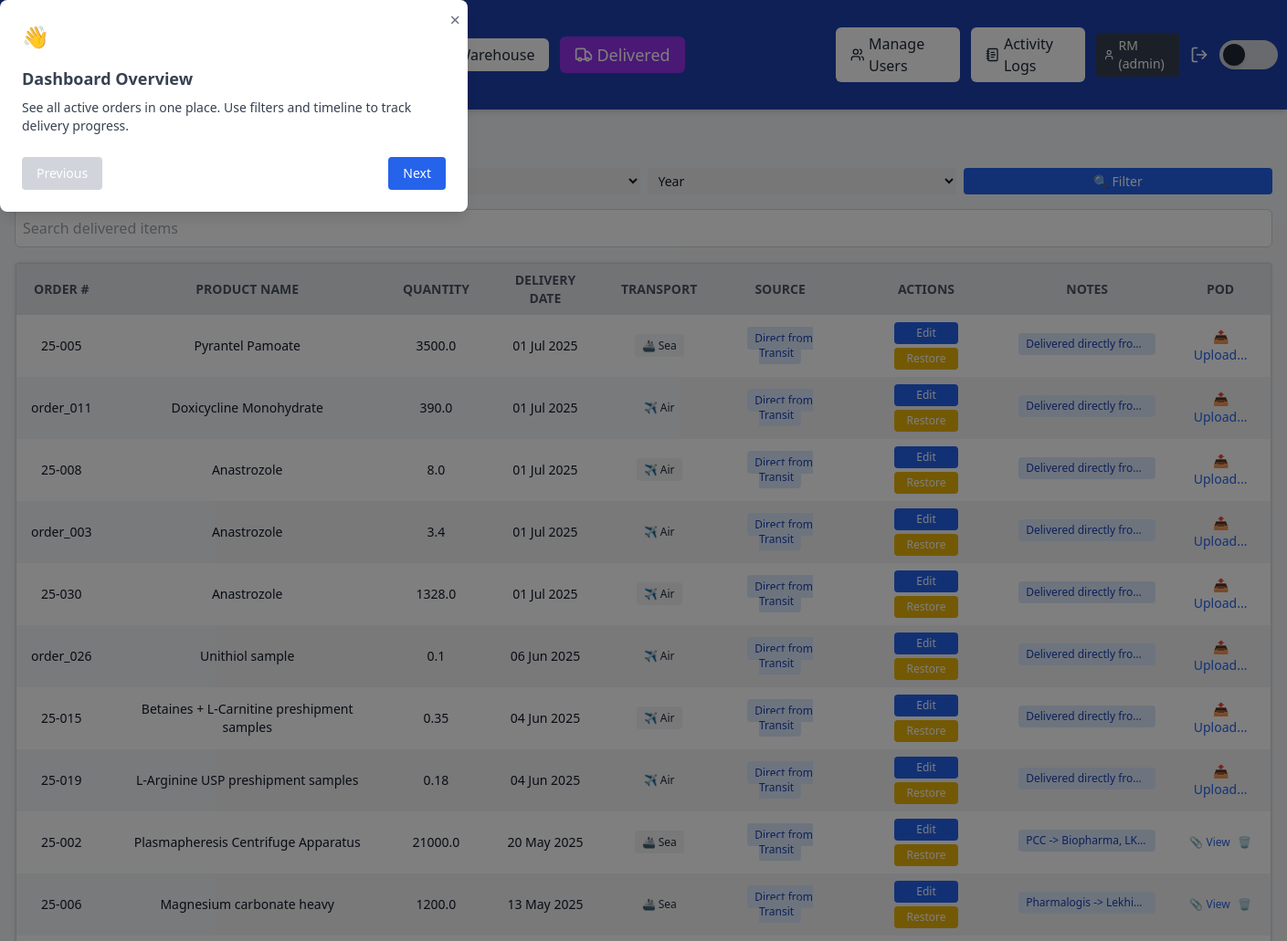
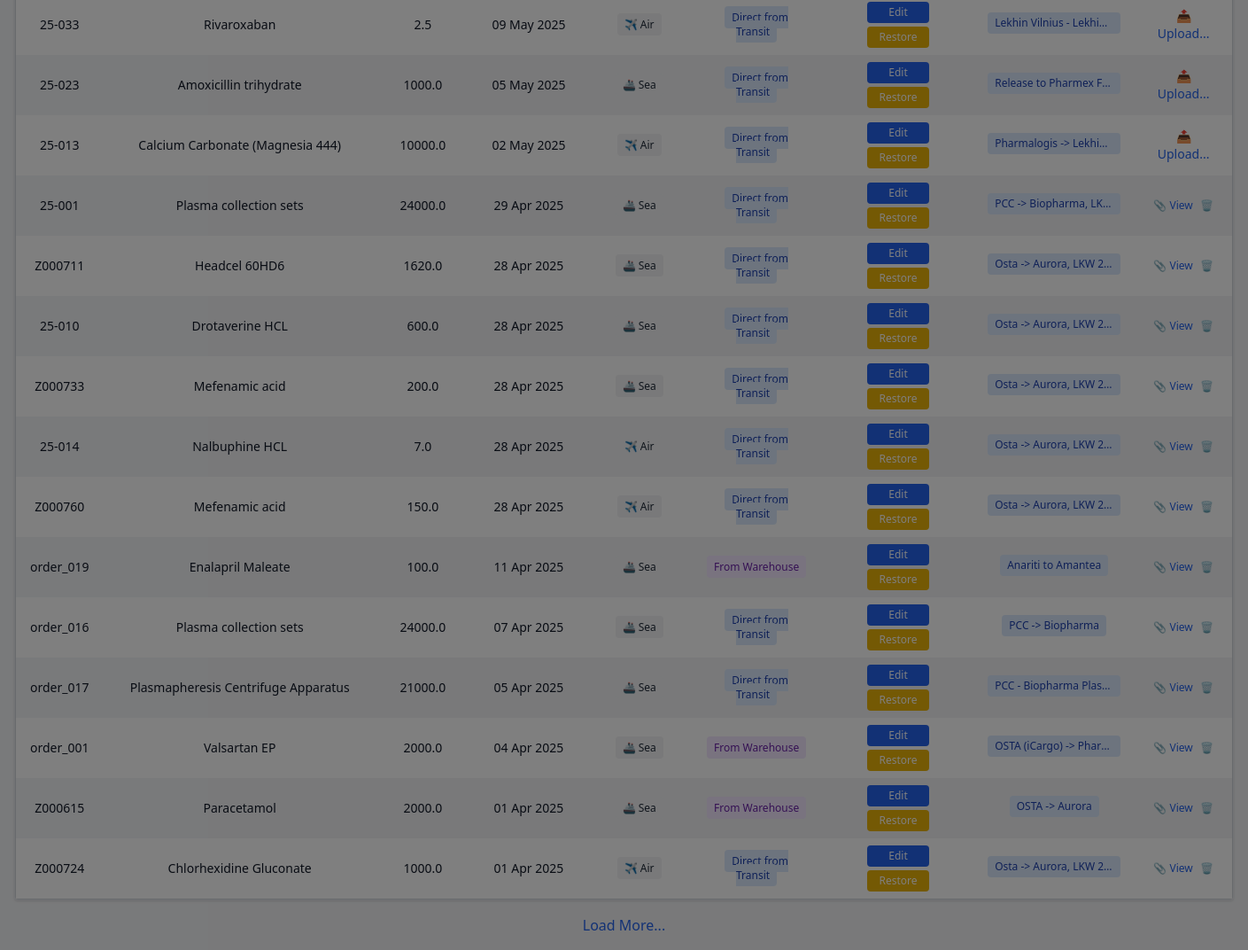
The app's page /delivered (signed in) with its own data (2 pictures, top to bottom).
### app/models.py (models this page shows, shortened)
class User(db.Model):
    id = db.Column(db.Integer, primary_key=True)
    username = db.Column(db.String(100), unique=True, nullable=False)
    password_hash = db.Column(db.String(128))
    role = db.Column(db.String(50), default='user')

class DeliveredGoods(db.Model):
    id = db.Column(db.Integer, primary_key=True)
    user_id = db.Column(db.Integer, db.ForeignKey('user.id'), nullable=False)
    order_number = db.Column(db.String(50), nullable=False)
    product_name = db.Column(db.String(100), nullable=False)
    quantity = db.Column(db.String(50), nullable=False)
    delivery_source = db.Column(db.String(50), nullable=False)
    delivery_date = db.Column(db.String(10), nullable=False)
    transport = db.Column(db.String(20))
    notes = db.Column(db.String(120))
    pod_filename = db.Column(db.String(120))
    warehouse_address = db.Column(db.String(255))
    client = db.Column(db.String(255))
    pos_no = db.Column(db.String(50))
    customer_ref = db.Column(db.String(50))

### app/routes/delivered_routes.py (the view)
@delivered_bp.route('/delivered')
@login_required
def delivered():
    page = request.args.get('page', 1, type=int)
    per_page = 25
    query = DeliveredGoods.query
    if not can_view_all(current_user.role):
        query = query.filter_by(user_id=current_user.id)
    client = request.args.get('client')
    transport = request.args.get('transport')
    month = request.args.get('month')
    year = request.args.get('year')
    if client:
        query = query.filter(DeliveredGoods.client == client)
    if transport:
        query = query.filter(DeliveredGoods.transport == transport)
    if month and year:
        query = query.filter(DeliveredGoods.delivery_date.like(f"{year}-{month.zfill(2)}-%"))
    query = query.order_by(DeliveredGoods.delivery_date.desc())
    pagination = query.paginate(page=page, per_page=per_page)
    reported_order_numbers = {
        ws.order_number
        for ws in WarehouseStock.query.join(StockReportEntry, WarehouseStock.id == StockReportEntry.related_order_id)
    }
    client_names = [r[0] for r in db.session.query(DeliveredGoods.client).distinct().all() if r[0]]
    return render_template(
        'delivered.html',
        delivered_items=pagination.items,
        pagination=pagination,
        reported_order_numbers=reported_order_numbers,
        client_names=client_names
    )

### app/roles.py (called while the page is built)
def can_view_all(role):
    return ROLE_PERMISSIONS.get(role, {}).get('can_view_all', False)

### app/routes/__init__.py (called while the page is built)
def inject_globals():
    return dict(current_user=current_user, current_path=request.path)

### app/templates/delivered.html (shortened to what this page needs)
<!DOCTYPE html>
<html lang="en">
<head>
    <script src="https://cdn.tailwindcss.com"></script>
</head>
<body class="flex flex-col h-screen bg-gray-100 dark:bg-gray-900 text-gray-900 dark:text-gray-100">
    {% include '_navbar.html' %}
    <main class="flex flex-col h-full overflow-hidden p-4">
        <h2 class="text-2xl font-bold mb-4">🚚 Delivered Goods</h2>
        <form method="GET" class="grid grid-cols-2 sm:grid-cols-4 gap-2 mb-4 text-sm">
            <select name="month" class="rounded px-2 py-1 dark:bg-gray-800">
                <option value="">Month</option>
            </select>
            <select name="year" class="rounded px-2 py-1 dark:bg-gray-800">
                <option value="">Year</option>
            </select>
            <button type="submit"
                class="col-span-2 sm:col-span-1 bg-blue-600 text-white px-3 py-1 rounded hover:bg-blue-700">🔍
                Filter</button>
        </form>
        <div class="mb-4">
            <input type="text" id="search-delivered" placeholder="Search delivered items"
                class="w-full p-2 rounded-md border border-gray-300 focus:outline-none focus:ring-2 focus:ring-blue-400 bg-white dark:bg-gray-800 dark:border-gray-600 dark:text-gray-200" />
        </div>
        <div class="flex-1 overflow-y-auto border rounded shadow w-full">
            <table id="delivered-table"
                class="w-full table-auto bg-white dark:bg-gray-900 border border-gray-300 dark:border-gray-700 text-sm">
                <thead class="sticky top-0 z-10 bg-gray-200 dark:bg-gray-800">
                    <tr class="text-center text-xs sm:text-sm text-gray-600 dark:text-gray-300 uppercase">
                        <th class="px-4 py-2 cursor-pointer" data-sort="order_number">Order # </th>
                        <th class="px-4 py-2 cursor-pointer" data-sort="product_name">Product Name </th>
                        <th class="px-4 py-2 cursor-pointer" data-sort="quantity">Quantity </th>
                        <th class="px-4 py-2 cursor-pointer" data-sort="delivery_date">Delivery Date </th>
                        <th class="px-4 py-2 cursor-pointer" data-sort="transport">Transport </th>
                        <th class="px-4 py-2">Source</th>
                        <th class="px-4 py-2">Actions</th>
                        <th class="px-4 py-2">Notes</th>
                        <th class="px-4 py-2">POD</th>
                    </tr>
                </thead>
                <tbody>
                    {% for item in delivered_items %}
                    <tr
                        class="text-center even:bg-gray-100 dark:even:bg-gray-800 hover:bg-blue-50 dark:hover:bg-gray-700">
                        <td class="px-4 py-2">{{ item.order_number }}</td>
                        <td class="px-4 py-2">{{ item.product_name }}</td>
                        <td class="px-4 py-2">{{ item.quantity }}</td>
                        <td class="px-4 py-2" data-key="delivery_date" data-sort-value="{{ item.delivery_date }}">
                            {{ item.delivery_date | format_date }}
                        </td>
                        <td class="px-4 py-2 text-xs">
                            {% if item.transport == 'air' %}<span class="bg-gray-100 text-gray-800 px-2 py-1 rounded">✈️
                                Air</span>
                            {% elif item.transport == 'sea' %}<span
                                class="bg-gray-100 text-gray-800 px-2 py-1 rounded">🚢 Sea</span>
                            {% elif item.transport == 'truck' %}<span
                                class="bg-gray-100 text-gray-800 px-2 py-1 rounded">🚚 Truck</span>
                            {% else %}—{% endif %}
                        </td>
                        <td class="px-4 py-2 text-xs">
                            {% if item.delivery_source == 'Direct from Transit' %}<span
                                class="bg-blue-100 text-blue-800 px-2 py-1 rounded">Direct from Transit</span>
                            {% elif item.delivery_source == 'From Warehouse' %}<span
                                class="bg-purple-100 text-purple-800 px-2 py-1 rounded">From Warehouse</span>
                            {% else %}<span class="bg-gray-100 text-gray-800 px-2 py-1 rounded">—</span>
                            {% endif %}
                        </td>
                        <td class="px-4 py-2 space-y-1">
                            {% if current_user.role != 'superuser' %}
                            <a href="{{ url_for('delivered.edit_delivered', item_id=item.id) }}"
                                class="inline-block bg-blue-600 hover:bg-blue-700 text-white px-3 py-1 text-xs rounded min-w-[70px]">Edit</a>
                            <form method="POST"
                                action="{{ url_for('restore.restore_from_delivered', item_id=item.id) }}"
                                class="inline">
                                <button type="submit"
                                    class="bg-yellow-500 hover:bg-yellow-600 text-white px-3 py-1 text-xs rounded min-w-[70px] mt-1">Restore</button>
                            </form>
                            {% endif %}
                        </td>
                        <td class="px-4 py-2">
                            {% if item.notes %}
                            <span title="{{ item.notes }}"
                                class="bg-blue-100 text-blue-800 text-xs px-2 py-1 rounded whitespace-nowrap max-w-[150px] overflow-hidden text-ellipsis inline-block">
                                {{ item.notes[:30] }}{% if item.notes|length > 30 %}...{% endif %}
                            </span>
                            {% else %}—{% endif %}
                        </td>
                        <td class="px-4 py-2 text-xs text-center">
                            {% if current_user.role != 'superuser' %}
                            {% if item.pod_filename %}
                            <div class="flex items-center justify-center space-x-2">
                                <a href="{{ url_for('upload.view_pod', filename=item.pod_filename) }}" target="_blank"
                                    class="text-blue-600 hover:underline">📎 View</a>
                                <form method="POST" action="{{ url_for('upload.delete_pod', item_id=item.id) }}">
                                    <button type="submit" class="text-red-500 hover:underline"
                                        title="Delete POD">🗑️</button>
                                </form>
                            </div>
                            {% else %}
                            <form method="POST" action="{{ url_for('upload.upload_pod', item_id=item.id) }}"
                                enctype="multipart/form-data" class="flex flex-col items-center space-y-1">
                                <label for="pod-{{ item.id }}"
                                    class="cursor-pointer text-blue-600 text-sm hover:underline relative">📤
                                    Upload...</label>
                            </form>
                            {% endif %}
                            {% endif %}
                        </td>
                    </tr>
                    {% endfor %}
                </tbody>
            </table>
        </div>
        {% set args = request.args.to_dict() if request.args else {} %}
        {% set filtered_args = args.copy() %}
        {% if 'page' in filtered_args %}{% set _ = filtered_args.pop('page') %}{% endif %}
        <a href="{{ url_for('delivered.delivered', page=pagination.next_num, **filtered_args) }}"
            class="block mt-4 text-center text-blue-600 hover:underline font-medium">
            Load More...
        </a>
    </main>
</body>
</html>

### app/templates/_navbar.html (shortened to what this page needs)
<header
  class="sticky top-0 z-50 flex justify-between items-center px-4 sm:px-6 py-2 sm:py-3 bg-blue-800 text-white shadow-md">
  <div class="flex items-center space-x-3">
    <h1 class="text-base sm:text-2xl font-semibold">Supply Tracker Dashboard</h1>
    <a href="{{ url_for('onboarding.show_onboarding') }}"
      class="ml-4 px-3 py-1.5 bg-blue-600 text-white text-sm rounded hover:bg-blue-700 transition flex items-center gap-1">
    </a>
  </div>
  <div class="flex items-center space-x-2 sm:space-x-3">
    <a href="{{ url_for('dashboard.dashboard') }}" class="px-4 py-1.5 rounded-md font-medium transition-all duration-200 flex items-center gap-1
       {{ 'bg-yellow-500 text-white text-lg font-bold' if current_path.startswith(url_for('dashboard.dashboard')) else 'bg-white text-gray-800 dark:bg-gray-700 dark:text-white' }}
       hover:bg-opacity-80 hover:shadow-md">
    </a>
    <a href="{{ url_for('warehouse.warehouse') }}" class="px-4 py-1.5 rounded-md font-medium transition-all duration-200 flex items-center gap-1
       {{ 'bg-blue-600 text-white text-lg font-bold' if current_path.startswith(url_for('warehouse.warehouse')) else 'bg-white text-gray-800 dark:bg-gray-700 dark:text-white' }}
       hover:bg-opacity-80 hover:shadow-md">
      Warehouse
    </a>
    <a href="{{ url_for('delivered.delivered') }}" class="px-4 py-1.5 rounded-md font-medium transition-all duration-200 flex items-center gap-1
       {{ 'bg-purple-600 text-white text-lg font-bold' if current_path.startswith(url_for('delivered.delivered')) else 'bg-white text-gray-800 dark:bg-gray-700 dark:text-white' }}
       hover:bg-opacity-80 hover:shadow-md">
      <i data-lucide="truck" class="w-5 h-5"></i>
      Delivered
    </a>
    {% if current_user.role == 'admin' %}
    <a href="{{ url_for('admin.user_management') }}" class="px-4 py-1.5 rounded-md font-medium transition-all duration-200 flex items-center gap-1
   {{ 'bg-indigo-600 text-white text-lg font-bold' if current_path.startswith(url_for('admin.user_management')) else 'bg-white text-gray-800 dark:bg-gray-700 dark:text-white' }}
   hover:bg-opacity-80 hover:shadow-md">
      <i data-lucide="users" class="w-5 h-5"></i>
      Manage Users
    </a>
    {% endif %}
    <a href="{{ url_for('activity.activity_logs') }}" class="px-4 py-1.5 rounded-md font-medium transition-all duration-200 flex items-center gap-1
   {{ 'bg-amber-500 text-white text-lg font-bold' if current_path.startswith(url_for('activity.activity_logs')) else 'bg-white text-gray-800 dark:bg-gray-700 dark:text-white' }}
   hover:bg-opacity-80 hover:shadow-md">
      <i data-lucide="notebook-text" class="w-5 h-5"></i>
      Activity Logs
    </a>
    <span class="ml-4 px-2 py-1 rounded bg-gray-700 text-white text-sm flex items-center gap-1">
      <i data-lucide="user" class="w-4 h-4"></i>
      {{ current_user.username }} ({{ current_user.role }})
    </span>
    <a href="{{ url_for('auth.logout') }}" title="Logout" class="text-white hover:text-red-400 ml-1">
      <i data-lucide="log-out" class="w-5 h-5"></i>
    </a>
    <button id="dark-mode-toggle"
      class="relative inline-flex items-center h-5 w-10 sm:h-8 sm:w-16 rounded-full transition-colors duration-300 focus:outline-none flex-shrink-0"
      aria-label="Toggle dark mode">
      <span id="dark-mode-track"
        class="absolute inset-0 h-5 w-10 sm:h-8 sm:w-16 rounded-full bg-gray-300 dark:bg-gray-700 transition-colors duration-300"></span>
      <span id="dark-mode-thumb"
        class="absolute left-1 top-1 h-3 w-3 sm:h-6 sm:w-6 rounded-full bg-gray-800 dark:bg-gray-100 transform transition-transform duration-300 shadow-md dark:shadow-white/50 dark:translate-x-5 sm:dark:translate-x-8"></span>
    </button>
  </div>
  <div id="tourModal" class="fixed inset-0 bg-black bg-opacity-50 hidden z-50 items-center justify-center">
    <div class="bg-white dark:bg-gray-800 p-6 rounded-lg max-w-lg w-full shadow-lg relative">
      <button id="closeTourBtn"
        class="absolute top-2 right-2 text-gray-500 hover:text-gray-800 dark:hover:text-white text-xl">&times;</button>
      <h2 class="text-2xl font-bold mb-4">👋 Welcome to Supply Tracker!</h2>
      <div id="tourStepContent" class="text-sm text-gray-700 dark:text-gray-300 space-y-2"></div>
      <div class="mt-6 flex justify-between">
        <button id="prevStepBtn" class="px-4 py-2 bg-gray-300 dark:bg-gray-700 rounded text-sm"
          disabled>Previous</button>
        <button id="nextStepBtn" class="px-4 py-2 bg-blue-600 text-white rounded text-sm">Next</button>
      </div>
    </div>
  </div>
</header>

### records on screen
User: username "RM", role "admin"
DeliveredGoods: order_number "25-005", product_name "Pyrantel Pamoate", quantity "3500.0", delivery_date "01 Jul 2025", transport "🚢 Sea", shows "Direct from Transit", notes "Delivered directly fro…"
DeliveredGoods: order_number "order_011", product_name "Doxicycline Monohydrate", quantity "390.0", delivery_date "01 Jul 2025", transport "✈️ Air", shows "Direct from Transit", notes "Delivered directly fro…"
DeliveredGoods: order_number "25-008", product_name "Anastrozole", quantity "8.0", delivery_date "01 Jul 2025", transport "✈️ Air", shows "Direct from Transit", notes "Delivered directly fro…"
DeliveredGoods: order_number "order_003", product_name "Anastrozole", quantity "3.4", delivery_date "01 Jul 2025", transport "✈️ Air", shows "Direct from Transit", notes "Delivered directly fro…"
DeliveredGoods: order_number "25-030", product_name "Anastrozole", quantity "1328.0", delivery_date "01 Jul 2025", transport "✈️ Air", shows "Direct from Transit", notes "Delivered directly fro…"
DeliveredGoods: order_number "order_026", product_name "Unithiol sample", quantity "0.1", delivery_date "06 Jun 2025", transport "✈️ Air", shows "Direct from Transit", notes "Delivered directly fro…"
DeliveredGoods: order_number "25-015", product_name "Betaines + L-Carnitine preshipment samples", quantity "0.35", delivery_date "04 Jun 2025", transport "✈️ Air", shows "Direct from Transit", notes "Delivered directly fro…"
DeliveredGoods: order_number "25-019", product_name "L-Arginine USP preshipment samples", quantity "0.18", delivery_date "04 Jun 2025", transport "✈️ Air", shows "Direct from Transit", notes "Delivered directly fro…"
DeliveredGoods: order_number "25-002", product_name "Plasmapheresis Centrifuge Apparatus", quantity "21000.0", delivery_date "20 May 2025", transport "🚢 Sea", shows "Direct from Transit", notes "PCC -> Biopharma, LK…"
DeliveredGoods: order_number "25-006", product_name "Magnesium carbonate heavy", quantity "1200.0", delivery_date "13 May 2025", transport "🚢 Sea", shows "Direct from Transit", notes "Pharmalogis -> Lekhi…"
DeliveredGoods: order_number "25-033", product_name "Rivaroxaban", quantity "2.5", delivery_date "09 May 2025", transport "✈️ Air", shows "Direct from Transit", notes "Lekhin Vilnius - Lekhi…"
DeliveredGoods: order_number "25-023", product_name "Amoxicillin trihydrate", quantity "1000.0", delivery_date "05 May 2025", transport "🚢 Sea", shows "Direct from Transit", notes "Release to Pharmex F…"
DeliveredGoods: order_number "25-013", product_name "Calcium Carbonate (Magnesia 444)", quantity "10000.0", delivery_date "02 May 2025", transport "✈️ Air", shows "Direct from Transit", notes "Pharmalogis -> Lekhi…"
DeliveredGoods: order_number "25-001", product_name "Plasma collection sets", quantity "24000.0", delivery_date "29 Apr 2025", transport "🚢 Sea", shows "Direct from Transit", notes "PCC -> Biopharma, LK…"
DeliveredGoods: order_number "Z000711", product_name "Headcel 60HD6", quantity "1620.0", delivery_date "28 Apr 2025", transport "🚢 Sea", shows "Direct from Transit", notes "Osta -> Aurora, LKW 2…"
DeliveredGoods: order_number "25-010", product_name "Drotaverine HCL", quantity "600.0", delivery_date "28 Apr 2025", transport "🚢 Sea", shows "Direct from Transit", notes "Osta -> Aurora, LKW 2…"
DeliveredGoods: order_number "Z000733", product_name "Mefenamic acid", quantity "200.0", delivery_date "28 Apr 2025", transport "🚢 Sea", shows "Direct from Transit", notes "Osta -> Aurora, LKW 2…"
DeliveredGoods: order_number "25-014", product_name "Nalbuphine HCL", quantity "7.0", delivery_date "28 Apr 2025", transport "✈️ Air", shows "Direct from Transit", notes "Osta -> Aurora, LKW 2…"
DeliveredGoods: order_number "Z000760", product_name "Mefenamic acid", quantity "150.0", delivery_date "28 Apr 2025", transport "✈️ Air", shows "Direct from Transit", notes "Osta -> Aurora, LKW 2…"
DeliveredGoods: order_number "order_019", product_name "Enalapril Maleate", quantity "100.0", delivery_date "11 Apr 2025", transport "🚢 Sea", delivery_source "From Warehouse", notes "Anariti to Amantea"
DeliveredGoods: order_number "order_016", product_name "Plasma collection sets", quantity "24000.0", delivery_date "07 Apr 2025", transport "🚢 Sea", shows "Direct from Transit", notes "PCC -> Biopharma"
DeliveredGoods: order_number "order_017", product_name "Plasmapheresis Centrifuge Apparatus", quantity "21000.0", delivery_date "05 Apr 2025", transport "🚢 Sea", shows "Direct from Transit", notes "PCC - Biopharma Plas…"
DeliveredGoods: order_number "order_001", product_name "Valsartan EP", quantity "2000.0", delivery_date "04 Apr 2025", transport "🚢 Sea", delivery_source "From Warehouse", notes "OSTA (iCargo) -> Phar…"
DeliveredGoods: order_number "Z000615", product_name "Paracetamol", quantity "2000.0", delivery_date "01 Apr 2025", transport "🚢 Sea", delivery_source "From Warehouse", notes "OSTA -> Aurora"
DeliveredGoods: order_number "Z000724", product_name "Chlorhexidine Gluconate", quantity "1000.0", delivery_date "01 Apr 2025", transport "✈️ Air", shows "Direct from Transit", notes "Osta -> Aurora, LKW 2…"
